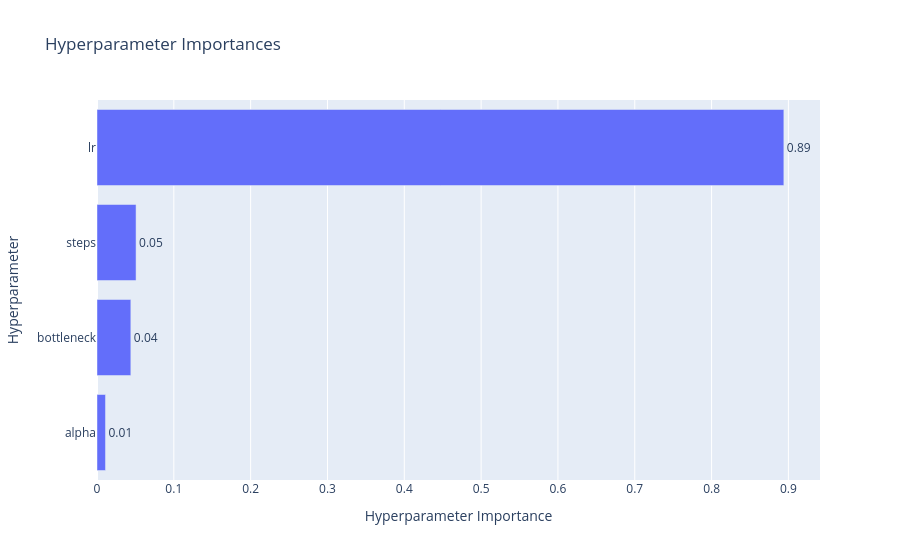

Notebook source saved alongside this figure:
### Code cell
optuna.visualization.plot_param_importances(study,target=lambda t: t.values[1], target_name="Prediction")

### Figure 1 — Plotly figure (JSON) as saved in the notebook; plotly's stock layout.template omitted (floating-point values rounded to 4 significant figures)
{"data": [{"cliponaxis": false, "hovertemplate": ["alpha (IntDistribution): 0.011032531374531048<extra></extra>", "bottleneck (IntDistribution): 0.04403685117764098<extra></extra>", "steps (IntDistribution): 0.050851048449802254<extra></extra>", "lr (FloatDistribution): 0.8940795689980257<extra></extra>"], "name": "Prediction", "orientation": "h", "text": ["0.01", "0.04", "0.05", "0.89"], "textposition": "outside", "type": "bar", "x": [0.01103, 0.04404, 0.05085, 0.8941], "y": ["alpha", "bottleneck", "steps", "lr"]}], "layout": {"title": {"text": "Hyperparameter Importances"}, "xaxis": {"title": {"text": "Hyperparameter Importance"}}, "yaxis": {"title": {"text": "Hyperparameter"}}}}
